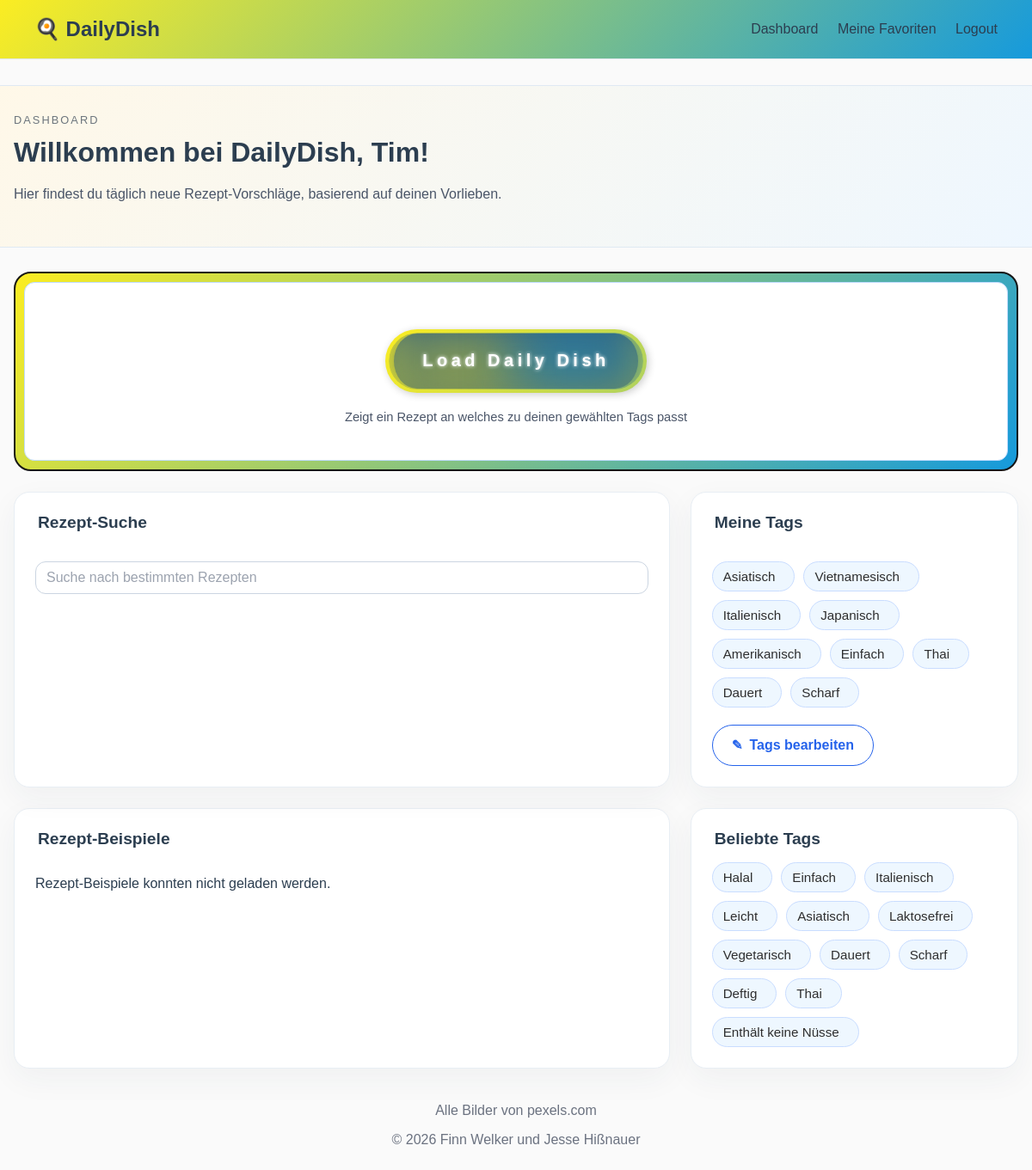
/dashboard (signed in), run on the app's committed database.
### models/user.py (models this page shows)
class User(Base):
    __tablename__ = "users"
    id = Column(Integer, primary_key=True, index=True)
    name = Column(String, unique=True, nullable=False)
    password = Column(String, nullable=False)
    tags = relationship("Tag", secondary="user_tags")
    favourite_recipes = relationship("Recipe", secondary="favourites")
    suggestion_history = relationship("SuggestionHistory")

### models/tag.py (models this page shows)
class Tag(Base):
    __tablename__ = "tags"
    id = Column(Integer, primary_key=True, index=True)
    name = Column(String, nullable=False)
    is_required = Column(Boolean, default=False, nullable=False)
    recipes = relationship("Recipe", secondary="recipe_tags", back_populates="tags")

### main.py (the view)
@app.get("/dashboard")
def dashboard(request: Request, db: Session = Depends(get_db)):
    user_id = request.cookies.get("user_id")
    current_user = None
    if user_id:
        try:
            user_id_value = int(user_id)
        except ValueError:
            user_id_value = None
        if user_id_value is not None:
            current_user = db.query(User).options(selectinload(User.tags)).filter(User.id == user_id_value).first()
            if current_user and not current_user.tags:
                return RedirectResponse(url="/choose-tags", status_code=303)
    request.state.user = current_user
    popularity_expr = (
        func.count(distinct(join_tables.user_tags.c.user_id))
        + func.count(distinct(join_tables.recipe_tags.c.recipe_id))
    )
    popular_tag_rows = (
        db.query(
            tag.Tag.name.label("name"),
            popularity_expr.label("usage_count"),
        )
        .outerjoin(join_tables.user_tags, tag.Tag.id == join_tables.user_tags.c.tag_id)
        .outerjoin(join_tables.recipe_tags, tag.Tag.id == join_tables.recipe_tags.c.tag_id)
        .group_by(tag.Tag.id, tag.Tag.name)
        .order_by(popularity_expr.desc(), tag.Tag.name.asc())
        .limit(12)
        .all()
    )
    popular_tags = [row.name for row in popular_tag_rows if row.name]
    return templates.TemplateResponse(
        request,
        "dashboard.html",
        {"request": request, "popular_tags": popular_tags},
    )

### templates/dashboard.html (shortened to what this page needs)
{% extends "base.html" %}
{% block content %}
<section class="dashboard-hero">
    <div>
        <div class="eyebrow">Dashboard</div>
        {% if user %}
            <h2>Willkommen bei DailyDish, {{ user.name }}!</h2>
        {% else %}
            <h2>Willkommen bei DailyDish</h2>
        {% endif %}
        <p>Hier findest du täglich neue Rezept-Vorschläge, basierend auf deinen Vorlieben.</p>
    </div>
</section>
{% if is_logged_in and user %}
<section class="daily-dish-section">
    <div class="daily-dish-card">
        <div class="daily-dish-inner-card">
            <div class="daily-dish-cta">
                <button id="load-daily-dish-button" class="daily-dish-button" type="button" data-user-id="{{ user.id }}">
                    <strong class="daily-dish-button-label">Load Daily Dish</strong>
                    <span class="daily-dish-stars-container" aria-hidden="true">
                    </span>
                    <span class="daily-dish-glow" aria-hidden="true">
                        <span class="daily-dish-circle"></span>
                        <span class="daily-dish-circle"></span>
                    </span>
                </button>
                <p class="daily-dish-cta-note">Zeigt ein Rezept an welches zu deinen gewählten Tags passt</p>
            </div>
        </div>
    </div>
</section>
{% endif %}
<section id="dashboard-content-stack" {% if user %}data-user-id="{{ user.id }}"{% endif %}>
    <div class="dashboard-top-grid">
        <div class="card recipe-search-card">
            <h3>Rezept-Suche</h3>
            <div class="recipe-search-field-wrap">
                <input id="recipe-search-input" class="recipe-search-input" type="text" placeholder="Suche nach bestimmten Rezepten" autocomplete="off">
            </div>
        </div>
        {% if is_logged_in and user %}
        <div class="card my-tags-card">
            <h3>Meine Tags</h3>
            {% if user.tags %}
            <div id="my-tags-list" class="tag-pill-list">
                {% for tag in user.tags %}
                <span class="tag-pill">{{ tag.name }}</span>
                {% endfor %}
            </div>
            {% else %}
            <div id="my-tags-list" class="tag-pill-list"></div>
            <p id="my-tags-empty">Du hast noch keine Tags ausgewählt.</p>
            {% endif %}
            <a class="button dashboard-edit-tags-button" href="/choose-tags">
                <span class="pen-icon" aria-hidden="true">✎</span>
                Tags bearbeiten
            </a>
        </div>
        {% else %}
        <div class="card my-tags-card">
            <h3>Meine Tags</h3>
            <p>Logge dich ein, um deine persönlichen Tags zu sehen und zu bearbeiten.</p>
            <a class="button dashboard-edit-tags-button" href="/login">Login</a>
        </div>
        {% endif %}
    </div>
<section id="recipe-examples-section" class="overview-grid">
    <div class="card">
        <h3>Rezept-Beispiele</h3>
        <div id="recipe-example-list" class="recipe-example-list">
        </div>
    </div>
    <div class="card">
        <h3>Beliebte Tags</h3>
        {% if popular_tags %}
        <div class="tag-pill-list">
            {% for tag_name in popular_tags %}
            <span class="tag-pill">{{ tag_name }}</span>
            {% endfor %}
        </div>
        {% else %}
        <p>Noch keine Tags vorhanden.</p>
        {% endif %}
    </div>
</section>
</section>
<footer>
    <p>Alle Bilder von pexels.com</p>
    <p>© 2026 Finn Welker und Jesse Hißnauer</p>
</footer>
{% endblock %}

### data on the page
User: name "Tim"
Tag: name "Asiatisch"
Tag: name "Vietnamesisch"
Tag: name "Italienisch"
Tag: name "Japanisch"
Tag: name "Amerikanisch"
Tag: name "Einfach"
Tag: name "Thai"
Tag: name "Dauert"
Tag: name "Scharf"
Tag: name "Halal"
Tag: name "Leicht"
Tag: name "Laktosefrei"
Tag: name "Vegetarisch"
Tag: name "Deftig"
Tag: name "Enthält keine Nüsse"
